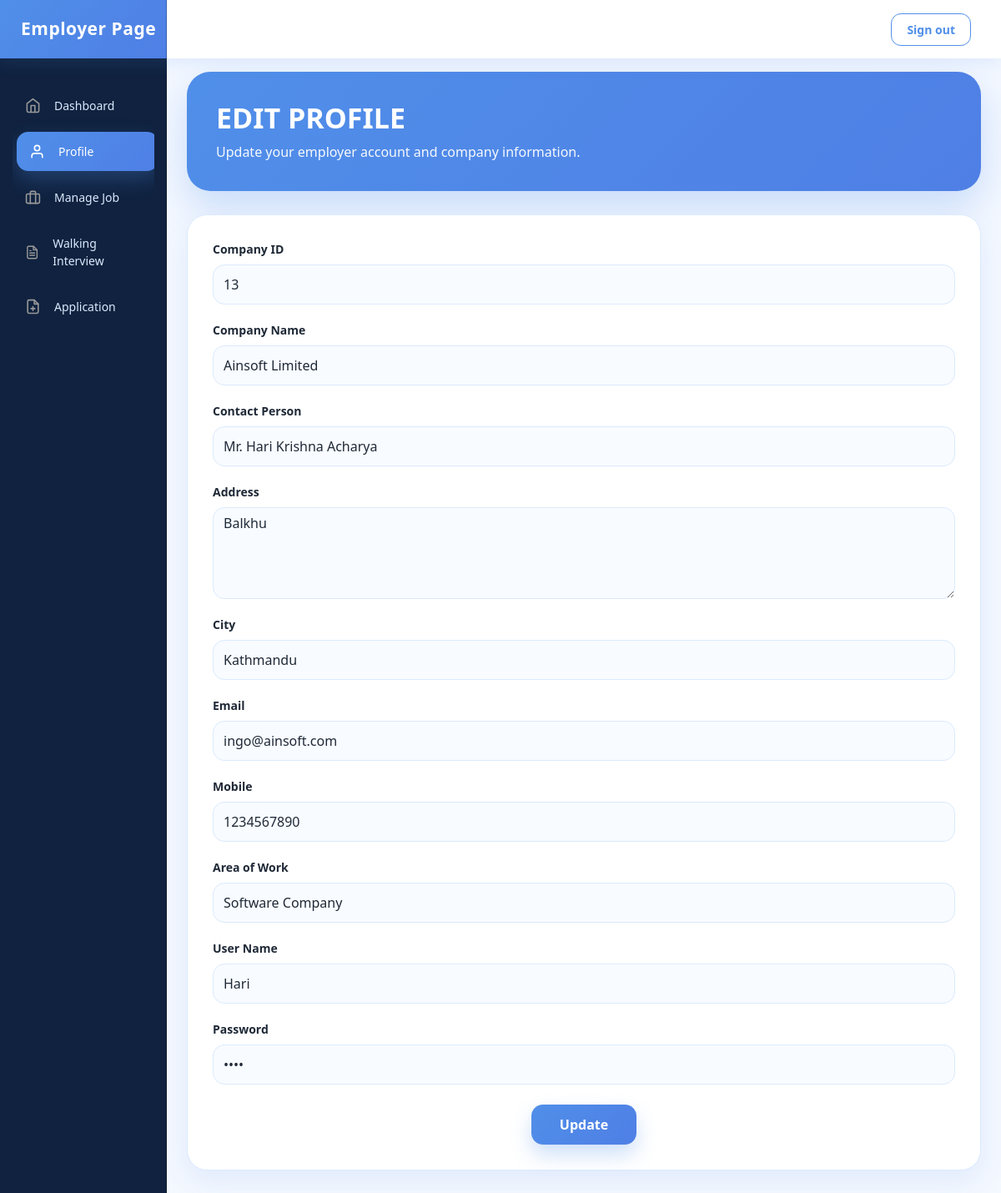
/employer/EditProfile.php?EmployerId=13 (signed in), run on the app's committed database.
### tables this page shows
CREATE TABLE `employer_reg` (
  `Employer_Id` int NOT NULL,
  `CompanyName` varchar(255) NOT NULL,
  `ContactPerson` varchar(255) NOT NULL,
  `Address` varchar(255) NOT NULL,
  `City` varchar(255) NOT NULL,
  `Email` varchar(255) NOT NULL,
  `Mobile` varchar(255) NOT NULL,
  `Area_Work` varchar(255) NOT NULL,
  `Status` varchar(255) NOT NULL,
  `UserName` varchar(255) NOT NULL,
  `Password` varchar(255) NOT NULL,
  `Question` varchar(255) NOT NULL,
  `Answer` varchar(255) NOT NULL
);

### employer/EditProfile.php (the view, shortened to what this page needs)
<!doctype html>
<html lang="en">
<head>
  <link rel="stylesheet" href="https://maxcdn.bootstrapcdn.com/bootstrap/4.5.2/css/bootstrap.min.css">
  <link href="./css/dashboard.css" rel="stylesheet">
</head>
<body>
<nav class="navbar navbar-dark sticky-top bg-dark flex-md-nowrap p-0">
  <a class="navbar-brand col-sm-3 col-md-2 mr-0" href="#">Employer Page</a>
  <ul class="navbar-nav px-3">
    <li class="nav-item text-nowrap">
      <a class="nav-link" href="logout.php">Sign out</a>
    </li>
  </ul>
</nav>
<div class="container-fluid">
  <div class="row">
    <nav class="col-md-2 d-none d-md-block bg-light sidebar">
      <div class="sidebar-sticky">
        <ul class="nav flex-column">
          <li class="nav-item">
            <a class="nav-link" href="index.php">
              <span data-feather="home"></span>
              Dashboard <span class="sr-only">(current)</span>
            </a>
          </li>
          <li class="nav-item">
            <a class="nav-link active" href="profile.php">
              <span data-feather="user"></span>
              Profile
            </a>
          </li>
          <li class="nav-item">
            <a class="nav-link" href="managejob.php">
              <span data-feather="briefcase"></span>
              Manage Job
            </a>
          </li>
          <li class="nav-item">
            <a class="nav-link" href="walking.php">
              <span data-feather="file-text"></span>
              Walking Interview
            </a>
          </li>
          <li class="nav-item">
            <a class="nav-link" href="application.php">
              <span data-feather="file-plus"></span>
              Application
            </a>
          </li>
        </ul>
      </div>
    </nav>
    <main role="main" class="col-md-9 ml-sm-auto col-lg-10 pt-3 px-4">
      <div class="page-header">
        <h1>Edit Profile</h1>
        <p>Update your employer account and company information.</p>
      </div>
      <?php
      $ID = $_GET['EmployerId'];
      include 'connection/db.php';
      $sql = "select * from employer_reg where Employer_Id =$ID  ";
      $result = mysqli_query($conn, $sql);
      $row = mysqli_fetch_array($result)
      ?>
      <form method="post" action="UpdateProfile.php" class="form-card">
        <div class="form-group">
          <label for="txtId">Company ID</label>
          <input name="txtId" type="text" id="txtId" class="form-control" value="<?php echo $row['Employer_Id']; ?>" />
        </div>
        <div class="form-group">
          <label for="txtName">Company Name</label>
          <input name="txtName" type="text" id="txtName" class="form-control" value="<?php echo $row['CompanyName']; ?>" />
        </div>
        <div class="form-group">
          <label for="txtContact">Contact Person</label>
          <input name="txtContact" type="text" id="txtContact" class="form-control" value="<?php echo $row['ContactPerson']; ?>" />
        </div>
        <div class="form-group">
          <label for="txtAddress">Address</label>
          <textarea name="txtAddress" id="txtAddress" class="form-control" cols="35" rows="3"><?php echo $row['Address']; ?></textarea>
        </div>
        <div class="form-group">
          <label for="txtCity">City</label>
          <input name="txtCity" type="text" id="txtCity" class="form-control" value="<?php echo $row['City']; ?>" />
        </div>
        <div class="form-group">
          <label for="txtEmail">Email</label>
          <input name="txtEmail" type="text" id="txtEmail" class="form-control" value="<?php echo $row['Email']; ?>" />
        </div>
        <div class="form-group">
          <label for="txtMobile">Mobile</label>
          <input name="txtMobile" type="text" id="txtMobile" class="form-control" value="<?php echo $row['Mobile']; ?>" />
        </div>
        <div class="form-group">
          <label for="txtArea">Area of Work</label>
          <input name="txtArea" type="text" id="txtArea" class="form-control" value="<?php echo $row['Area_Work']; ?>" />
        </div>
        <div class="form-group">
          <label for="txtUser">User Name</label>
          <input name="txtUser" type="text" id="txtUser" class="form-control" value="<?php echo $row['UserName']; ?>" />
        </div>
        <div class="form-group">
          <label for="txtPassword">Password</label>
          <input name="txtPassword" type="password" id="txtPassword" class="form-control" value="<?php echo $row['Password']; ?>" />
        </div>
        <div class="text-center mt-4">
          <input type="submit" class="btn update-btn" name="button" id="button" value="Update" />
        </div>
      </form>
    </main>
  </div>
</div>
</body>
</html>

### employer/css/dashboard.css (style rules this page uses)
body { font-size: .875rem; }
.feather { width: 16px; height: 16px; vertical-align: text-bottom; }
.sidebar { position: fixed; top: 0; bottom: 0; left: 0; z-index: 100; padding: 0; box-shadow: inset -1px 0 0 rgba(0, 0, 0, .1); }
.sidebar-sticky { position: -webkit-sticky; position: sticky; top: 48px; height: calc(100vh - 48px); padding-top: .5rem; overflow-x: hidden; overflow-y: auto; }
.sidebar .nav-link { font-weight: 500; color: #333; }
.sidebar .nav-link .feather { margin-right: 4px; color: #999; }
.sidebar .nav-link.active { color: #007bff; }
.sidebar .nav-link:hover .feather, .sidebar .nav-link.active .feather { color: inherit; }
.navbar-brand { padding-top: .75rem; padding-bottom: .75rem; font-size: 1rem; background-color: rgba(0, 0, 0, .25); box-shadow: inset -1px 0 0 rgba(0, 0, 0, .25); }

### employer/EditProfile.php (style rules this page uses)
body { margin: 0; background: #f4f8ff; font-family: "Segoe UI", Arial, sans-serif; color: #1f2937; }
.navbar { height: 70px; background: #ffffff !important; box-shadow: 0 4px 20px rgba(80, 143, 233, 0.14); padding: 0 !important; z-index: 1000; }
.navbar-brand { width: 260px; height: 70px; background: linear-gradient(135deg, rgb(80, 143, 233), #4f7fe5); color: #ffffff !important; display: flex; align-items: center; padding-left: 25px !important; font-size: 21px; font-weight: 800; letter-spacing: 0.5px; margin: 0 !important; }
.navbar .nav-link { color: rgb(80, 143, 233) !important; border: 1px solid rgb(80, 143, 233); border-radius: 12px; padding: 8px 18px !important; font-weight: 700; margin-right: 20px; transition: 0.25s; }
.sidebar { width: 260px; min-height: calc(100vh - 70px); background: #10223f !important; padding: 25px 15px; position: fixed; left: 0; top: 70px; }
.sidebar .nav-link { color: #dbeafe !important; border-radius: 14px; padding: 13px 15px; margin-bottom: 8px; font-weight: 500; display: flex; align-items: center; gap: 12px; transition: 0.25s; }
.sidebar .nav-link:hover, .sidebar .nav-link.active { background: linear-gradient(135deg, rgb(80, 143, 233), #4f7fe5); color: #ffffff !important; transform: translateX(5px); box-shadow: 0 10px 24px rgba(80, 143, 233, 0.28); }
.sidebar .nav-link svg { width: 19px; height: 19px; }
main { margin-left: 260px; padding: 35px !important; max-width: calc(100% - 260px); }
.page-header { background: linear-gradient(135deg, rgb(80, 143, 233), #4f7fe5); color: white; border-radius: 28px; padding: 35px; margin-bottom: 28px; box-shadow: 0 18px 45px rgba(80, 143, 233, 0.28); border-bottom: none !important; }
.page-header h1 { font-size: 34px; font-weight: 800; margin-bottom: 8px; text-transform: uppercase; }
.page-header p { margin: 0; opacity: 0.95; font-size: 16px; }
.form-card { background: #ffffff; border-radius: 24px; padding: 30px; box-shadow: 0 12px 35px rgba(80, 143, 233, 0.12); border: 1px solid #dbeafe; }
.form-group { margin-bottom: 20px; }
.form-group label { font-weight: 700; color: #1f2937; margin-bottom: 8px; }
.form-control { min-height: 48px; border-radius: 14px; border: 1px solid #dbeafe; background: #f8fbff; color: #1f2937; font-weight: 500; transition: 0.25s; }
textarea.form-control { min-height: 110px; resize: vertical; }
.update-btn { background: linear-gradient(135deg, rgb(80, 143, 233), #4f7fe5); border: none; color: white; border-radius: 14px; padding: 12px 34px; font-weight: 800; box-shadow: 0 12px 25px rgba(80, 143, 233, 0.28); transition: 0.25s; }

### data on the page
employer_reg: txtId "13", txtName "Ainsoft Limited", txtContact "Mr. Hari Krishna Acharya", txtAddress "Balkhu", txtCity "Kathmandu", txtEmail "ingo@ainsoft.com", txtMobile "1234567890", txtArea "Software Company", txtUser "Hari"
